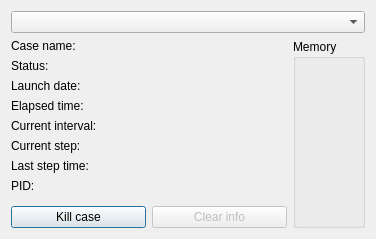
<?xml version="1.0" encoding="UTF-8"?>
<ui version="4.0">
 <class>VulcanGui</class>
 <widget class="QDialog" name="VulcanGui">
  <property name="geometry">
   <rect>
    <x>0</x>
    <y>0</y>
    <width>376</width>
    <height>239</height>
   </rect>
  </property>
  <property name="windowTitle">
   <string>VulcanGui</string>
  </property>
  <layout class="QVBoxLayout" name="verticalLayout_2">
   <item>
    <widget class="QComboBox" name="casesCombo"/>
   </item>
   <item>
    <layout class="QHBoxLayout" name="horizontalLayout" stretch="1,0">
     <item>
      <layout class="QVBoxLayout" name="verticalLayout_3" stretch="1,0">
       <item>
        <layout class="QFormLayout" name="formLayout">
         <item row="0" column="0">
          <widget class="QLabel" name="label">
           <property name="text">
            <string>Case name:</string>
           </property>
          </widget>
         </item>
         <item row="0" column="1">
          <widget class="QLabel" name="caseNameLabel">
           <property name="text">
            <string/>
           </property>
          </widget>
         </item>
         <item row="2" column="0">
          <widget class="QLabel" name="label_3">
           <property name="text">
            <string>Launch date:</string>
           </property>
          </widget>
         </item>
         <item row="3" column="0">
          <widget class="QLabel" name="label_4">
           <property name="text">
            <string>Elapsed time:</string>
           </property>
          </widget>
         </item>
         <item row="5" column="0">
          <widget class="QLabel" name="label_5">
           <property name="text">
            <string>Current step:</string>
           </property>
          </widget>
         </item>
         <item row="4" column="0">
          <widget class="QLabel" name="label_6">
           <property name="text">
            <string>Current interval:</string>
           </property>
          </widget>
         </item>
         <item row="6" column="0">
          <widget class="QLabel" name="label_7">
           <property name="text">
            <string>Last step time:</string>
           </property>
          </widget>
         </item>
         <item row="1" column="0">
          <widget class="QLabel" name="label_9">
           <property name="text">
            <string>Status:</string>
           </property>
          </widget>
         </item>
         <item row="7" column="0">
          <widget class="QLabel" name="label_10">
           <property name="text">
            <string>PID:</string>
           </property>
          </widget>
         </item>
         <item row="1" column="1">
          <widget class="QLabel" name="statusLabel">
           <property name="text">
            <string/>
           </property>
          </widget>
         </item>
         <item row="2" column="1">
          <widget class="QLabel" name="launchDateLabel">
           <property name="text">
            <string/>
           </property>
          </widget>
         </item>
         <item row="3" column="1">
          <widget class="QLabel" name="elapsedTimeLabel">
           <property name="text">
            <string/>
           </property>
          </widget>
         </item>
         <item row="4" column="1">
          <widget class="QLabel" name="currentIntervalLabel">
           <property name="text">
            <string/>
           </property>
          </widget>
         </item>
         <item row="5" column="1">
          <widget class="QLabel" name="currentStepLabel">
           <property name="text">
            <string/>
           </property>
          </widget>
         </item>
         <item row="6" column="1">
          <widget class="QLabel" name="lastStepTimeLabel">
           <property name="text">
            <string/>
           </property>
          </widget>
         </item>
         <item row="7" column="1">
          <widget class="QLabel" name="pidLabel">
           <property name="text">
            <string/>
           </property>
          </widget>
         </item>
        </layout>
       </item>
       <item>
        <layout class="QHBoxLayout" name="horizontalLayout_2">
         <item>
          <widget class="QPushButton" name="killCaseButton">
           <property name="text">
            <string>Kill case</string>
           </property>
          </widget>
         </item>
         <item>
          <widget class="QPushButton" name="clearInfoButton">
           <property name="enabled">
            <bool>false</bool>
           </property>
           <property name="text">
            <string>Clear info</string>
           </property>
          </widget>
         </item>
        </layout>
       </item>
      </layout>
     </item>
     <item>
      <widget class="QGroupBox" name="groupBox">
       <property name="title">
        <string>Memory</string>
       </property>
       <layout class="QVBoxLayout" name="verticalLayout" stretch="1,0">
        <item>
         <widget class="QWidget" name="widget" native="true"/>
        </item>
        <item>
         <widget class="QLabel" name="memoryConsumptionLabel">
          <property name="text">
           <string/>
          </property>
         </widget>
        </item>
       </layout>
      </widget>
     </item>
    </layout>
   </item>
  </layout>
 </widget>
 <layoutdefault spacing="6" margin="11"/>
 <resources/>
 <connections/>
</ui>
